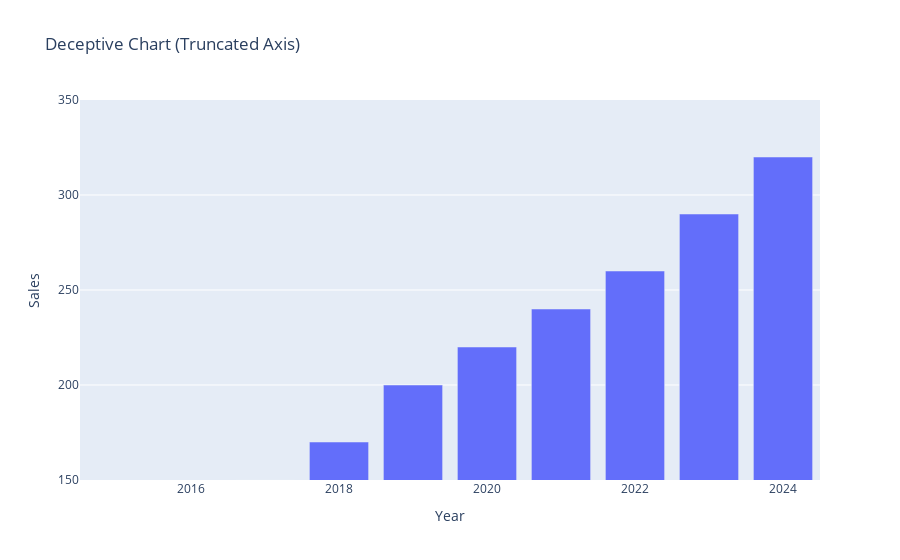

The notebook cell this image was saved under:
### Markdown cell above
Step 5: Demonstrate Deceptive Design

Bad Example (Truncated Axis):

### Code cell
bad_chart = px.bar(df, x="Year", y="Sales", title="Deceptive Chart (Truncated Axis)")
bad_chart.update_yaxes(range=[150, 350])  # starts too high
bad_chart.show()

### Figure 1 — Plotly figure (JSON) as saved in the notebook; plotly's stock layout.template omitted (floating-point values rounded to 4 significant figures)
{"data": [{"alignmentgroup": "True", "hovertemplate": "Year=%{x}<br>Sales=%{y}<extra></extra>", "legendgroup": "", "marker": {"color": "#636efa", "pattern": {"shape": ""}}, "name": "", "offsetgroup": "", "orientation": "v", "showlegend": false, "textposition": "auto", "type": "bar", "x": [2015, 2016, 2017, 2018, 2019, 2020, 2021, 2022, 2023, 2024], "xaxis": "x", "y": [120, 130, 150, 170, 200, 220, 240, 260, 290, 320], "yaxis": "y"}], "layout": {"barmode": "relative", "legend": {"tracegroupgap": 0}, "title": {"text": "Deceptive Chart (Truncated Axis)"}, "xaxis": {"anchor": "y", "domain": [0, 1], "title": {"text": "Year"}}, "yaxis": {"anchor": "x", "domain": [0, 1], "range": [150, 350], "title": {"text": "Sales"}}}}
